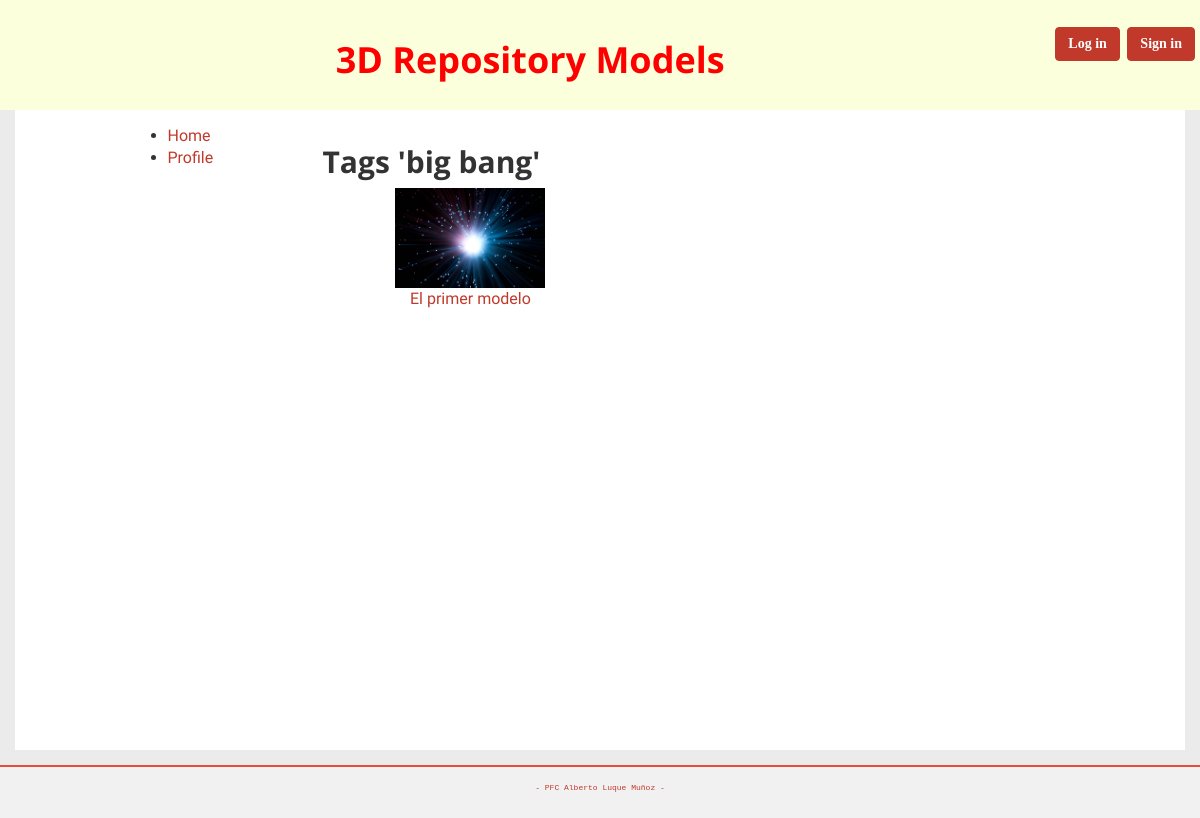
Before: /tag/big bang/ with the older database file.
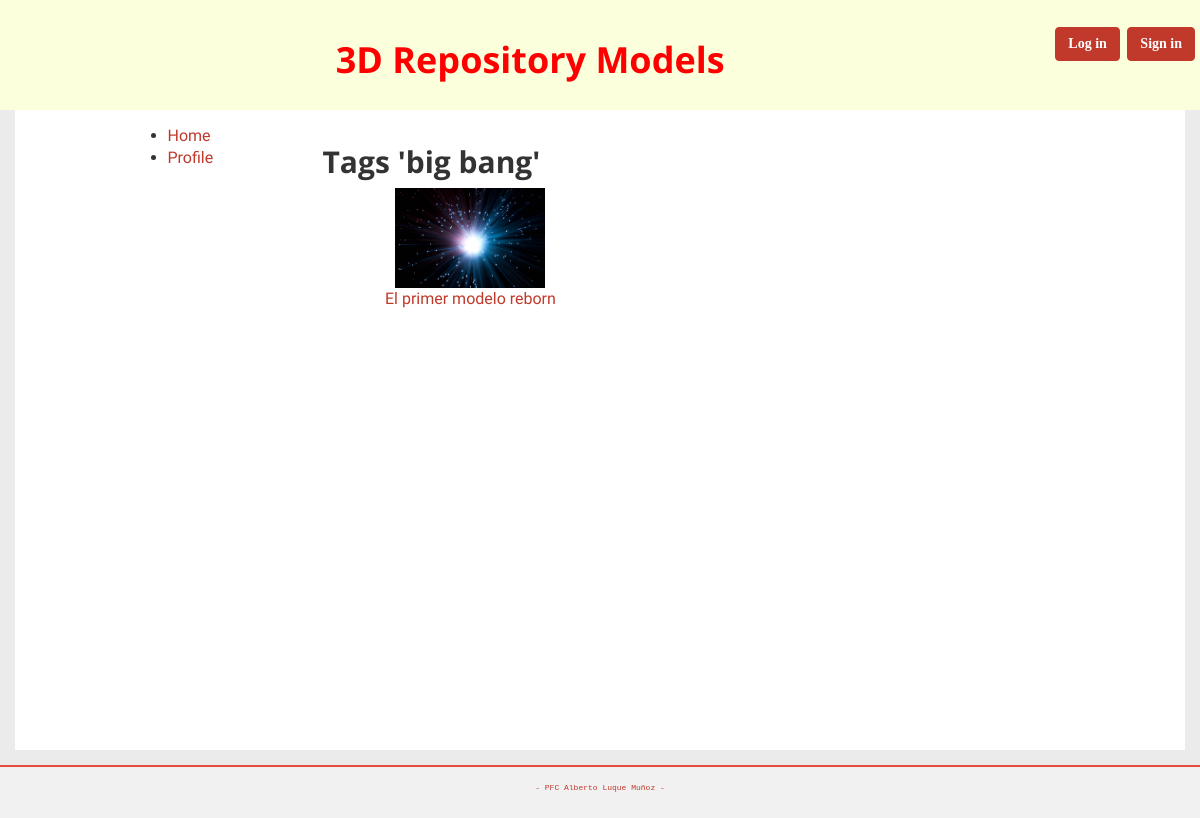
After: the same page with the newer database file.
### Repositorio3D/modelos3D/models.py (models this page shows, shortened)
class Model3D(models.Model):
    nombre = models.CharField(max_length=100)
    descripcion = models.TextField(blank=True)
    valoracion = models.FloatField(
        validators=[MinValueValidator(0), MaxValueValidator(10)],
        default=0)
    user = models.ForeignKey(User, null=True)
    class Meta:
        verbose_name = 'Modelo 3D'
        verbose_name_plural = 'Modelos 3D'

class ImagenesModelos(models.Model):
    modelo = models.ForeignKey('Model3D')
    imagen = models.ImageField(storage=fs, blank=True, default='image-not-available.png')
    class Meta:
        verbose_name = 'Imagen'
        verbose_name_plural = 'Imágenes'

### Repositorio3D/modelos3D/views.py (the view)
# urls.py: url(r'tag/(?P<tag_name>(\w+\s*)+)/$', views.VerModelosTags.as_view(), name="ver_modelos_tags"),
class VerModelosTags(ListView):
    context_object_name = 'modelos'
    pk_url_kwarg = 'tag_name'
    model = Model3D
    template_name = 'modelos3D/lista_tag_modelos.html'
    def get_queryset(self):
        return self.model.objects.filter(tagsmodelos__tag=self.kwargs[self.pk_url_kwarg])
    def get_context_data(self, **kwargs):
        context = super(VerModelosTags, self).get_context_data(**kwargs)
        nombre_tag = self.kwargs[self.pk_url_kwarg]
        context['nombre_tag'] = nombre_tag
        return context

### Repositorio3D/modelos3D/templates/modelos3D/lista_tag_modelos.html (shortened to what this page needs)
{% extends "base/base.html" %}
{% load i18n %}
{% block body %}
    <h2>Tags '{{ nombre_tag }}'</h2>
    <div class="row grid-row">
        {% for modelo in modelos %}
            <div class="col-lg-4 grid-colum">
                {% with modelo.imagenesmodelos_set.all|first as image %}
                    <img src="{{ image.imagen.url }}" class="minimagen" />
                    <br>
                    <a href="{% url 'detalle_modelos' modelo.id %}">{{ modelo.nombre }}</a>
                {% endwith %}
            </div>
        {% endfor %}
    </div>
{% endblock %}

Changed rows visible on the page:
changed Model3D: nombre "El primer modelo" → "El primer modelo reborn"
